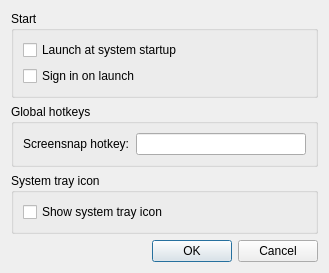
<?xml version="1.0" encoding="UTF-8"?>
<!--
    Unfuddle Tracker is a time tracking tool for Unfuddle service.
    Copyright (C) 2012 Viatcheslav Gachkaylo <vgachkaylo@crystalnix.com>

    This file is part of Unfuddle Tracker.

    Unfuddle Tracker is free software: you can redistribute it and/or modify
    it under the terms of the GNU General Public License as published by
    the Free Software Foundation, either version 3 of the License, or
    (at your option) any later version.

    Unfuddle Tracker is distributed in the hope that it will be useful,
    but WITHOUT ANY WARRANTY; without even the implied warranty of
    MERCHANTABILITY or FITNESS FOR A PARTICULAR PURPOSE.  See the
    GNU General Public License for more details.

    You should have received a copy of the GNU General Public License
    along with Unfuddle Tracker.  If not, see <http://www.gnu.org/licenses/>.
-->
<ui version="4.0">
 <class>PreferencesDialog</class>
 <widget class="QDialog" name="PreferencesDialog">
  <property name="geometry">
   <rect>
    <x>0</x>
    <y>0</y>
    <width>329</width>
    <height>261</height>
   </rect>
  </property>
  <property name="windowTitle">
   <string>Settings</string>
  </property>
  <layout class="QVBoxLayout" name="verticalLayout_3">
   <item>
    <widget class="QGroupBox" name="groupBox_3">
     <property name="title">
      <string>Start</string>
     </property>
     <layout class="QVBoxLayout" name="verticalLayout_2">
      <item>
       <widget class="QCheckBox" name="systemStartupCheck">
        <property name="text">
         <string>Launch at system startup</string>
        </property>
       </widget>
      </item>
      <item>
       <widget class="QCheckBox" name="signinOnLaunchCheck">
        <property name="text">
         <string>Sign in on launch</string>
        </property>
       </widget>
      </item>
     </layout>
    </widget>
   </item>
   <item>
    <widget class="QGroupBox" name="groupBox_2">
     <property name="title">
      <string>Global hotkeys</string>
     </property>
     <layout class="QFormLayout" name="formLayout">
      <item row="0" column="0">
       <widget class="QLabel" name="label">
        <property name="text">
         <string>Screensnap hotkey:</string>
        </property>
       </widget>
      </item>
      <item row="0" column="1">
       <widget class="QLineEdit" name="screensnapHotkeyLineEdit"/>
      </item>
     </layout>
    </widget>
   </item>
   <item>
    <widget class="QGroupBox" name="groupBox">
     <property name="title">
      <string>System tray icon</string>
     </property>
     <layout class="QVBoxLayout" name="verticalLayout">
      <item>
       <widget class="QCheckBox" name="trayIconCheck">
        <property name="text">
         <string>Show system tray icon</string>
        </property>
       </widget>
      </item>
     </layout>
    </widget>
   </item>
   <item>
    <widget class="QDialogButtonBox" name="buttonBox">
     <property name="orientation">
      <enum>Qt::Horizontal</enum>
     </property>
     <property name="standardButtons">
      <set>QDialogButtonBox::Cancel|QDialogButtonBox::Ok</set>
     </property>
    </widget>
   </item>
  </layout>
 </widget>
 <resources/>
 <connections>
  <connection>
   <sender>buttonBox</sender>
   <signal>accepted()</signal>
   <receiver>PreferencesDialog</receiver>
   <slot>accept()</slot>
   <hints>
    <hint type="sourcelabel">
     <x>248</x>
     <y>254</y>
    </hint>
    <hint type="destinationlabel">
     <x>157</x>
     <y>274</y>
    </hint>
   </hints>
  </connection>
  <connection>
   <sender>buttonBox</sender>
   <signal>rejected()</signal>
   <receiver>PreferencesDialog</receiver>
   <slot>reject()</slot>
   <hints>
    <hint type="sourcelabel">
     <x>316</x>
     <y>260</y>
    </hint>
    <hint type="destinationlabel">
     <x>286</x>
     <y>274</y>
    </hint>
   </hints>
  </connection>
 </connections>
</ui>
